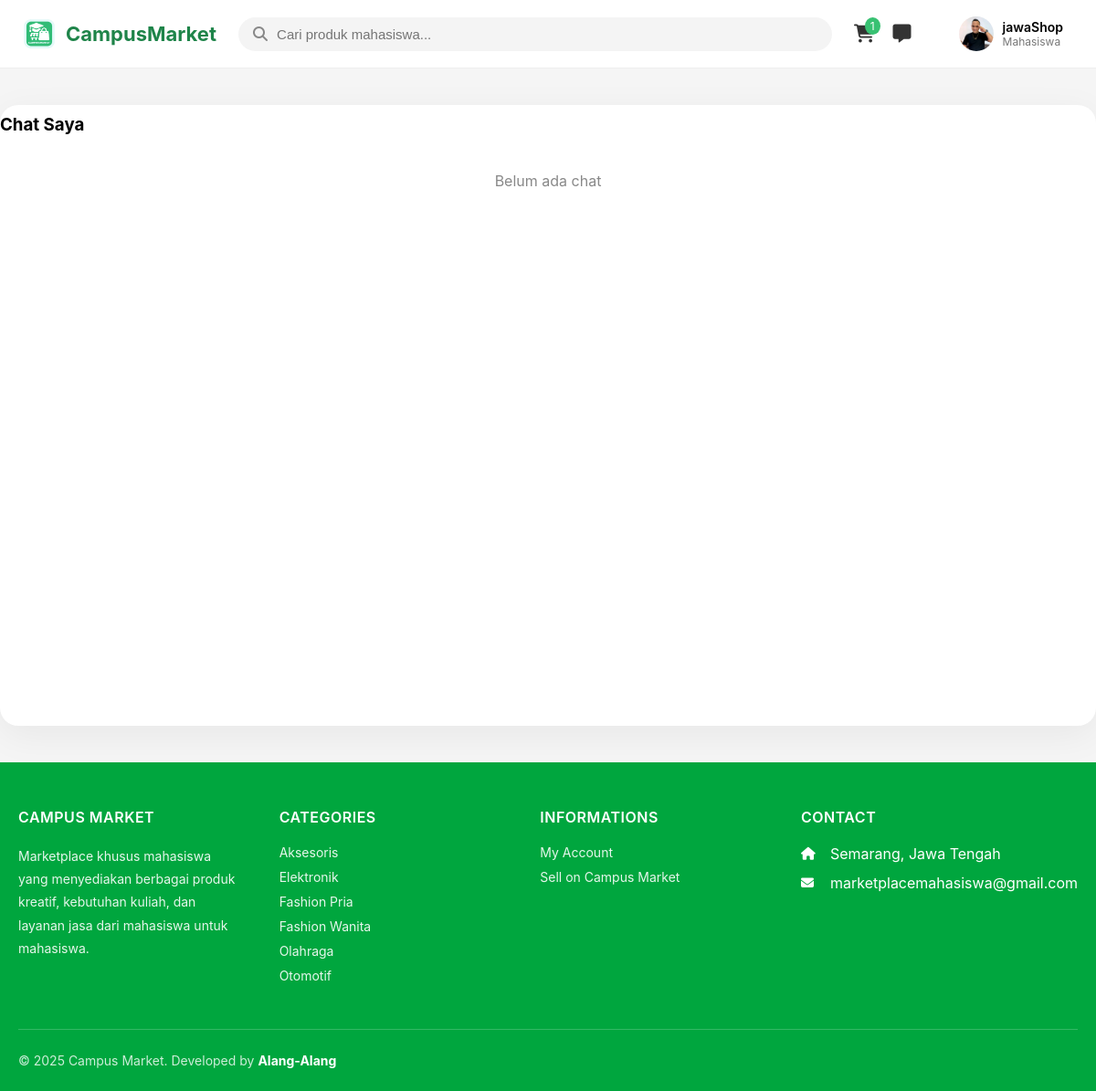
The page /public/chat/index.php (signed in) on the database as committed earlier.
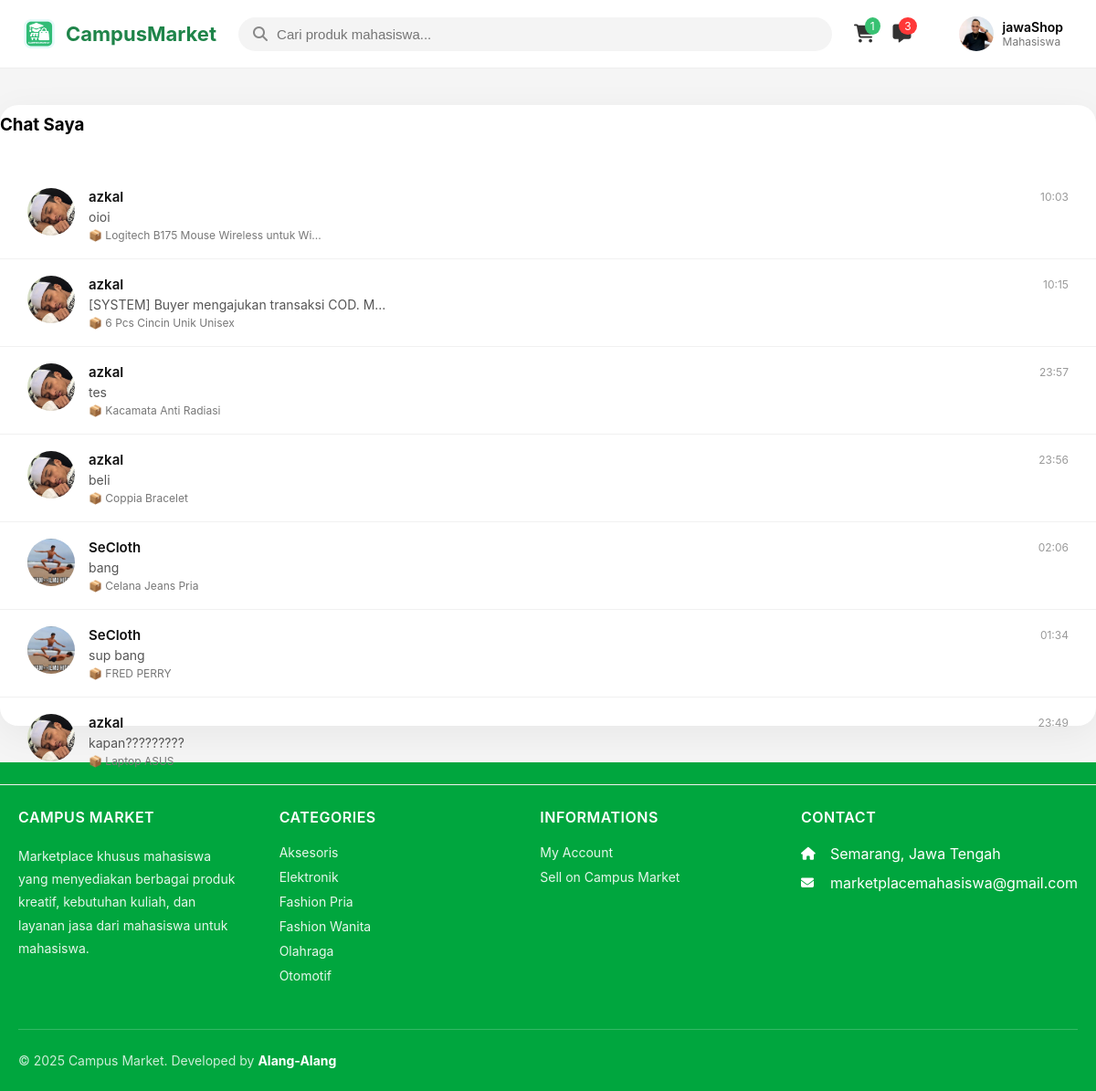
The same page on the database as committed later.
### tables this page shows
CREATE TABLE
  `categories` (
    `id` int (11) NOT NULL,
    `name` varchar(255) NOT NULL,
    `slug` varchar(255) NOT NULL,
    `parent_id` int (11) DEFAULT NULL
  );

CREATE TABLE
  `chat_rooms` (
    `id` int (11) NOT NULL,
    `buyer_id` int (11) NOT NULL,
    `seller_id` int (11) NOT NULL,
    `product_id` int (11) DEFAULT NULL,
    `updated_at` timestamp NOT NULL DEFAULT current_timestamp() ON UPDATE current_timestamp(),
    `created_at` datetime NOT NULL DEFAULT current_timestamp()
  );

CREATE TABLE
  `products` (
    `id` int (11) NOT NULL,
    `seller_id` int (11) NOT NULL,
    `category_id` int (11) DEFAULT NULL,
    `name` varchar(255) NOT NULL,
    `slug` varchar(255) NOT NULL,
    `price` decimal(15, 2) NOT NULL,
    `stock` int (11) NOT NULL DEFAULT 0,
    `description` text DEFAULT NULL,
    `weight` int (11) DEFAULT NULL,
    `status` enum ('active', 'inactive') NOT NULL DEFAULT 'active',
    `created_at` timestamp NOT NULL DEFAULT current_timestamp(),
    `updated_at` timestamp NOT NULL DEFAULT current_timestamp() ON UPDATE current_timestamp()
  );

### public/chat/index.php (the view, shortened to what the changed rows need)
<?php
require_once "../../includes/functions.php";
$user_id_session = $_SESSION['user_id'];
$stmtUser = $pdo->prepare("SELECT * FROM accounts WHERE id = ?");
$stmtUser->execute([$user_id_session]);
$user = $stmtUser->fetch();
$room_id = isset($_GET['room']) ? (int)$_GET['room'] : 0;
?>
<!DOCTYPE html>
<html lang="id">
<head>
    <link rel="stylesheet" href="../../assets/css/chat.css">
    <link rel="stylesheet" href="https://cdnjs.cloudflare.com/ajax/libs/font-awesome/6.0.0-beta3/css/all.min.css">
    <link rel="stylesheet" href="../../assets/css/header.css">
    <link rel="stylesheet" href="https://cdnjs.cloudflare.com/ajax/libs/font-awesome/6.5.0/css/all.min.css">
</head>
<body>
    <?php
    $user_id = $user['id'] ?? null;
    $chat_total = 0;
    if ($user_id) {
        $stmt = $pdo->prepare("
        SELECT COUNT(*)
        FROM chat_messages
        WHERE receiver_id = ?
        AND is_read = 0
    ");
        $stmt->execute([$user_id]);
        $chat_total = (int)$stmt->fetchColumn();
    }
    ?>
    <div class="cm-header">
        <div class="cm-container">
            <div class="cm-menu-right">
                <a href="../chat/index.php" class="cm-icon-btn">
                    <i class="fa-solid fa-message"></i>
                    <?php if ($chat_total > 0): ?>
                        <span class="cm-badge"><?= $chat_total ?></span>
                    <?php endif; ?>
                </a>
            </div>
        </div>
    </div>
    <div class="container-main">
        <?php
        if ($room_id <= 0):
            $stmt = $pdo->prepare("
    SELECT
        cr.id,
        cr.product_id,
        p.name AS product_name,
        CASE
            WHEN cr.buyer_id = :uid THEN s.name
            ELSE b.name
        END AS other_name,
        CASE
            WHEN cr.buyer_id = :uid THEN s.profile_picture
            ELSE b.profile_picture
        END AS other_photo,
        (
            SELECT cm.message
            FROM chat_messages cm
            WHERE cm.room_id = cr.id
            ORDER BY cm.created_at DESC
            LIMIT 1
        ) AS last_message,
        (
            SELECT cm.created_at
            FROM chat_messages cm
            WHERE cm.room_id = cr.id
            ORDER BY cm.created_at DESC
            LIMIT 1
        ) AS last_time
    FROM chat_rooms cr
    JOIN products p ON p.id = cr.product_id
    JOIN accounts b ON b.id = cr.buyer_id
    JOIN accounts s ON s.id = cr.seller_id
    WHERE cr.buyer_id = :uid OR cr.seller_id = :uid
    ORDER BY last_time DESC
");
            $stmt->execute(['uid' => $user_id]);
            $rooms = $stmt->fetchAll();
        ?>
            <div class="chat-box" style="max-width:100%">
                <h3>Chat Saya</h3>
                <br>
                <br>
                <?php if (!$rooms): ?>
                    <p style="text-align:center; color:#888;">Belum ada chat</p>
                <?php endif; ?>
                <?php foreach ($rooms as $r): ?>
                    <?php
                    $avatar = !empty($r['other_photo'])
                        ? "../../uploads/profile/" . $r['other_photo']
                        : "../../assets/images/default-user.png";
                    ?>
                    <a href="index.php?room=<?= $r['id'] ?>" class="chat-item">
                        <img
                            src="<?= htmlspecialchars($avatar) ?>"
                            class="chat-avatar"
                            onerror="this.src='../../assets/images/default-user.png'">
                        <div class="chat-content">
                            <div class="chat-top-row">
                                <span class="chat-name">
                                    <?= htmlspecialchars($r['other_name']) ?>
                                </span>
                                <span class="chat-time">
                                    <?= $r['last_time']
                                        ? date('H:i', strtotime($r['last_time']))
                                        : ''
                                    ?>
                                </span>
                            </div>
                            <div class="chat-preview">
                                <?= $r['last_message']
                                    ? htmlspecialchars(mb_strimwidth($r['last_message'], 0, 45, '...'))
                                    : '<i>Belum ada pesan</i>'
                                ?>
                            </div>
                            <div class="chat-product">
                                📦 <?= htmlspecialchars(mb_strimwidth($r['product_name'], 0, 40, '...')) ?>
                            </div>
                        </div>
                    </a>
                <?php endforeach; ?>
            </div>
            <?php
        endif;
        ?>
    </div>
    <?php include "../components/footer.php"; ?>
</body>
</html>

### public/components/footer.php (shortened to what the changed rows need)
<?php
$stmt = $pdo->query("
    SELECT id, name
    FROM categories
    ORDER BY name ASC
    LIMIT 6
");
$footer_categories = $stmt->fetchAll(PDO::FETCH_ASSOC);
?>
<link rel="stylesheet" href="../../assets/css/footer.css">
<footer>
  <div class="container">
    <div class="footer-content">
      <div class="footer-section">
        <h5>Categories</h5>
        <?php if ($footer_categories): ?>
          <?php foreach ($footer_categories as $cat): ?>
            <a href="/marketmm/public/index.php?category=<?= $cat['id'] ?>">
              <?= htmlspecialchars($cat['name']) ?>
            </a>
          <?php endforeach; ?>
        <?php else: ?>
          <p>Tidak ada kategori</p>
        <?php endif; ?>
      </div>
    </div>
  </div>
</footer>

Rows that differ between the two databases and show on the page:
added chat_rooms: other_name "azkal", last_time "10:03", last_message "oioi", product.name "Logitech B175 Mouse Wireless untuk Wi..."
added chat_rooms: other_name "azkal", last_time "10:15", last_message "[SYSTEM] Buyer mengajukan transaksi COD. M...", product.name "6 Pcs Cincin Unik Unisex"
added chat_rooms: other_name "azkal", last_time "23:57", last_message "tes", product.name "Kacamata Anti Radiasi"
added chat_rooms: other_name "azkal", last_time "23:56", last_message "beli", product.name "Coppia Bracelet"
added chat_rooms: other_name "SeCloth", last_time "02:06", last_message "bang", product.name "Celana Jeans Pria"
added chat_rooms: other_name "SeCloth", last_time "01:34", last_message "sup bang", product.name "FRED PERRY"
added chat_rooms: other_name "azkal", last_time "23:49", last_message "kapan?????????", product.name "Laptop ASUS"
Other text that changed with them:
$chat_total: (not shown) → "3"
text no longer shown: "Belum ada chat"
